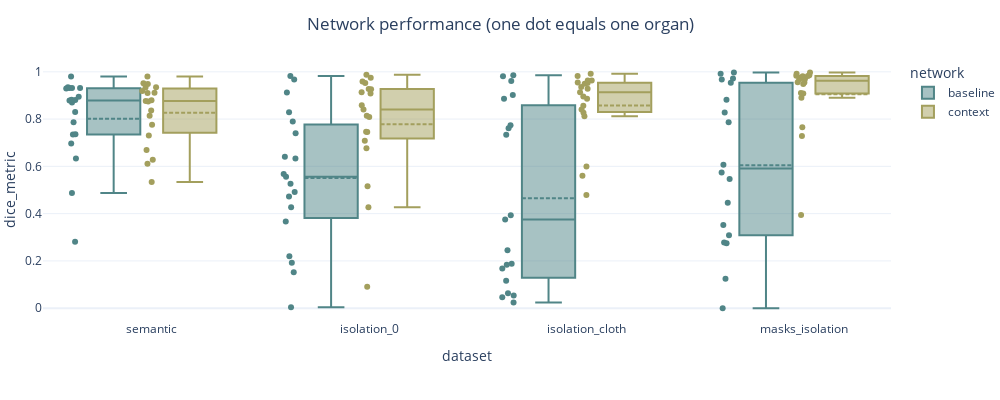

Notebook source saved alongside this figure:
### Markdown cell above
## Validation performance
Note: the real datasets (from masks_isolation onwards) are always computed using the test predictor, i.e. with ensembling.

### Code cell
df_val_agg = context_evaluation_table(run_dir)
network_colors = {"baseline": "#508587", "context": "#A39F5D"}

fig = px.box(
    df_val_agg,
    x="dataset",
    color="network",
    y="dice_metric",
    hover_name="label_name",
    points="all",
    color_discrete_map=network_colors,
)
fig.update_traces(boxmean=True)
fig.update_layout(yaxis_range=[-0.05, 1.05], xaxis_range=[-0.5, df_val_agg["dataset"].nunique() - 0.6])
fig.update_layout(template="plotly_white", height=400, width=1000, margin=dict(l=0))
fig.update_layout(title_x=0.5, title_text="Network performance (one dot equals one organ)")

### Figure 1 — Plotly figure (JSON) as saved in the notebook; plotly's stock layout.template omitted (floating-point values rounded to 4 significant figures)
{"data": [{"alignmentgroup": "True", "boxmean": true, "boxpoints": "all", "hovertemplate": "<b>%{hovertext}</b><br><br>network=baseline<br>dataset=%{x}<br>dice_metric=%{y}<extra></extra>", "hovertext": ["stomach", "small_bowel", "colon", "liver", "gallbladder", "pancreas", "kidney", "spleen", "bladder", "omentum", "fat_subcutaneous", "lung", "heart", "skin", "muscle", "peritoneum", "major_vein", "kidney_with_Gerotas_fascia", "background", "stomach", "small_bowel", "colon", "liver", "gallbladder", "pancreas", "kidney", "spleen", "bladder", "omentum", "fat_subcutaneous", "lung", "heart", "skin", "muscle", "peritoneum", "major_vein", "kidney_with_Gerotas_fascia", "background", "stomach", "small_bowel", "colon", "liver", "gallbladder", "pancreas", "kidney", "spleen", "bladder", "omentum", "fat_subcutaneous", "lung", "heart", "skin", "muscle", "peritoneum", "major_vein", "kidney_with_Gerotas_fascia", "background", "stomach", "small_bowel", "colon", "liver", "gallbladder", "pancreas", "kidney", "spleen", "bladder", "omentum", "lung", "heart", "skin", "muscle", "peritoneum", "major_vein", "kidney_with_Gerotas_fascia", "background"], "legendgroup": "baseline", "marker": {"color": "#508587"}, "name": "baseline", "notched": false, "offsetgroup": "baseline", "orientation": "v", "showlegend": true, "type": "box", "x": ["semantic", "semantic", "semantic", "semantic", "semantic", "semantic", "semantic", "semantic", "semantic", "semantic", "semantic", "semantic", "semantic", "semantic", "semantic", "semantic", "semantic", "semantic", "semantic", "isolation_0", "isolation_0", "isolation_0", "isolation_0", "isolation_0", "isolation_0", "isolation_0", "isolation_0", "isolation_0", "isolation_0", "isolation_0", "isolation_0", "isolation_0", "isolation_0", "isolation_0", "isolation_0", "isolation_0", "isolation_0", "isolation_0", "isolation_cloth", "isolation_cloth", "isolation_cloth", "isolation_cloth", "isolation_cloth", "isolation_cloth", "isolation_cloth", "isolation_cloth", "isolation_cloth", "isolation_cloth", "isolation_cloth", "isolation_cloth", "isolation_cloth", "isolation_cloth", "isolation_cloth", "isolation_cloth", "isolation_cloth", "isolation_cloth", "isolation_cloth", "masks_isolation", "masks_isolation", "masks_isolation", "masks_isolation", "masks_isolation", "masks_isolation", "masks_isolation", "masks_isolation", "masks_isolation", "masks_isolation", "masks_isolation", "masks_isolation", "masks_isolation", "masks_isolation", "masks_isolation", "masks_isolation", "masks_isolation", "masks_isolation"], "x0": " ", "xaxis": "x", "y": [0.7863, 0.9319, 0.8944, 0.9292, 0.8304, 0.736, 0.8803, 0.931, 0.8783, 0.6337, 0.735, 0.9312, 0.9344, 0.8707, 0.487, 0.697, 0.2805, 0.882, 0.9798, 0.4269, 0.967, 0.7402, 0.913, 0.1519, 0.3667, 0.5269, 0.7899, 0.6331, 0.1926, 0.4911, 0.6402, 0.5682, 0.8291, 0.5557, 0.2193, 0.004339, 0.4724, 0.9826, 0.1674, 0.8862, 0.7617, 0.7337, 0.2455, 0.1163, 0.1837, 0.3932, 0.9021, 0.02406, 0.06333, 0.9812, 0.9617, 0.7739, 0.1885, 0.3748, 0.05349, 0.04651, 0.9859, 0.4465, 0.8816, 0.992, 0.5743, 0.3522, 0.1242, 0.7869, 0.6071, 0.8282, 0, 0.9671, 0.9717, 0.9543, 0.2775, 0.309, 0.2743, 0.5462, 0.9971], "y0": " ", "yaxis": "y"}, {"alignmentgroup": "True", "boxmean": true, "boxpoints": "all", "hovertemplate": "<b>%{hovertext}</b><br><br>network=context<br>dataset=%{x}<br>dice_metric=%{y}<extra></extra>", "hovertext": ["stomach", "small_bowel", "colon", "liver", "gallbladder", "pancreas", "kidney", "spleen", "bladder", "omentum", "fat_subcutaneous", "lung", "heart", "skin", "muscle", "peritoneum", "major_vein", "kidney_with_Gerotas_fascia", "background", "stomach", "small_bowel", "colon", "liver", "gallbladder", "pancreas", "kidney", "spleen", "bladder", "omentum", "fat_subcutaneous", "lung", "heart", "skin", "muscle", "peritoneum", "major_vein", "kidney_with_Gerotas_fascia", "background", "stomach", "small_bowel", "colon", "liver", "gallbladder", "pancreas", "kidney", "spleen", "bladder", "omentum", "fat_subcutaneous", "lung", "heart", "skin", "muscle", "peritoneum", "major_vein", "kidney_with_Gerotas_fascia", "background", "stomach", "small_bowel", "colon", "liver", "gallbladder", "pancreas", "kidney", "spleen", "bladder", "omentum", "lung", "heart", "skin", "muscle", "peritoneum", "major_vein", "kidney_with_Gerotas_fascia", "background"], "legendgroup": "context", "marker": {"color": "#A39F5D"}, "name": "context", "notched": false, "offsetgroup": "context", "orientation": "v", "showlegend": true, "type": "box", "x": ["semantic", "semantic", "semantic", "semantic", "semantic", "semantic", "semantic", "semantic", "semantic", "semantic", "semantic", "semantic", "semantic", "semantic", "semantic", "semantic", "semantic", "semantic", "semantic", "isolation_0", "isolation_0", "isolation_0", "isolation_0", "isolation_0", "isolation_0", "isolation_0", "isolation_0", "isolation_0", "isolation_0", "isolation_0", "isolation_0", "isolation_0", "isolation_0", "isolation_0", "isolation_0", "isolation_0", "isolation_0", "isolation_0", "isolation_cloth", "isolation_cloth", "isolation_cloth", "isolation_cloth", "isolation_cloth", "isolation_cloth", "isolation_cloth", "isolation_cloth", "isolation_cloth", "isolation_cloth", "isolation_cloth", "isolation_cloth", "isolation_cloth", "isolation_cloth", "isolation_cloth", "isolation_cloth", "isolation_cloth", "isolation_cloth", "isolation_cloth", "masks_isolation", "masks_isolation", "masks_isolation", "masks_isolation", "masks_isolation", "masks_isolation", "masks_isolation", "masks_isolation", "masks_isolation", "masks_isolation", "masks_isolation", "masks_isolation", "masks_isolation", "masks_isolation", "masks_isolation", "masks_isolation", "masks_isolation", "masks_isolation"], "x0": " ", "xaxis": "x", "y": [0.8145, 0.911, 0.9184, 0.9334, 0.8745, 0.776, 0.9483, 0.9105, 0.9347, 0.6281, 0.731, 0.8793, 0.952, 0.836, 0.5343, 0.6688, 0.611, 0.8763, 0.9798, 0.8585, 0.9524, 0.9267, 0.9589, 0.746, 0.914, 0.9269, 0.9082, 0.8405, 0.5163, 0.745, 0.8093, 0.9752, 0.814, 0.4269, 0.7084, 0.0902, 0.6762, 0.9872, 0.9132, 0.9497, 0.9547, 0.9628, 0.8861, 0.8411, 0.9527, 0.8956, 0.9637, 0.5605, 0.8125, 0.9282, 0.9818, 0.8562, 0.4792, 0.8269, 0.5999, 0.9355, 0.9918, 0.9099, 0.9696, 0.9919, 0.9562, 0.9544, 0.7653, 0.9852, 0.9748, 0.9838, 0.9081, 0.9682, 0.9813, 0.9825, 0.3942, 0.7286, 0.9489, 0.8905, 0.9975], "y0": " ", "yaxis": "y"}], "layout": {"boxmode": "group", "height": 400, "legend": {"title": {"text": "network"}, "tracegroupgap": 0}, "margin": {"l": 0, "t": 60}, "title": {"text": "Network performance (one dot equals one organ)", "x": 0.5}, "width": 1000, "xaxis": {"anchor": "y", "domain": [0, 1], "range": [-0.5, 3.4], "title": {"text": "dataset"}, "type": "category"}, "yaxis": {"anchor": "x", "domain": [0, 1], "range": [-0.05, 1.05], "title": {"text": "dice_metric"}, "type": "linear"}}}
